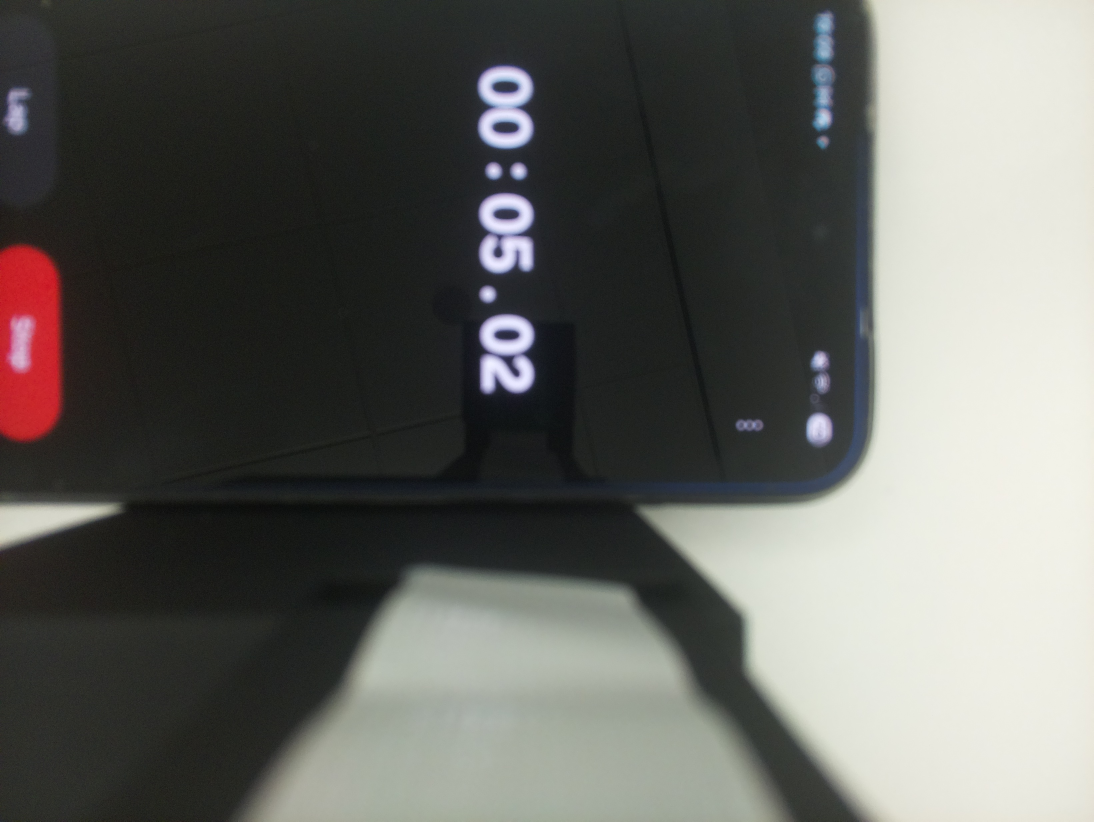
#> input picture Camera/Image/test0.jpg, 3280 x 2464 px (shown at 1/3 size); its folder holds 4 pictures in this run
$ python stitch10.py   (older library calls are emulated)
#> lines starting #> are read from the running program, lines starting #| are printed output that depends on the picture
import cv2
import numpy as np
from pathlib import Path
from PIL import Image
import glob
import os

BASE_DIR = Path(__file__).resolve().parent
IMAGES_PATH = BASE_DIR / "Image"
PDF_DIR = BASE_DIR / "SavedPDF"
PDF_DIR.mkdir(exist_ok=True)

COLS = 6
SCALE = 1.15

def crop_tile(img):
    h, w = img.shape[:2]
    return img[int(h*0.05):int(h*0.95), int(w*0.05):int(w*0.95)]

# [51 lines left out: functions blend_horizontal, blend_vertical, not called in this run]

image_paths = sorted(glob.glob(os.path.join(IMAGES_PATH, "*.jpg")) +
                     glob.glob(os.path.join(IMAGES_PATH, "*.jpeg")))

if len(image_paths) == 0:
    raise ValueError("No images found in Imagez folder")

images = []
for path in image_paths:
    img = cv2.imread(str(path))
#> img is the input picture: shape (2464, 3280, 3); mean B, G, R 97.3, 101.5, 101.3
    if img is None:
        raise ValueError(f"Failed to load: {path}")
    img = crop_tile(img)
#> in crop_tile, `return img[int(h*0.05):int(h*0.95), int(w*0.05):int(w*0.95)]`:
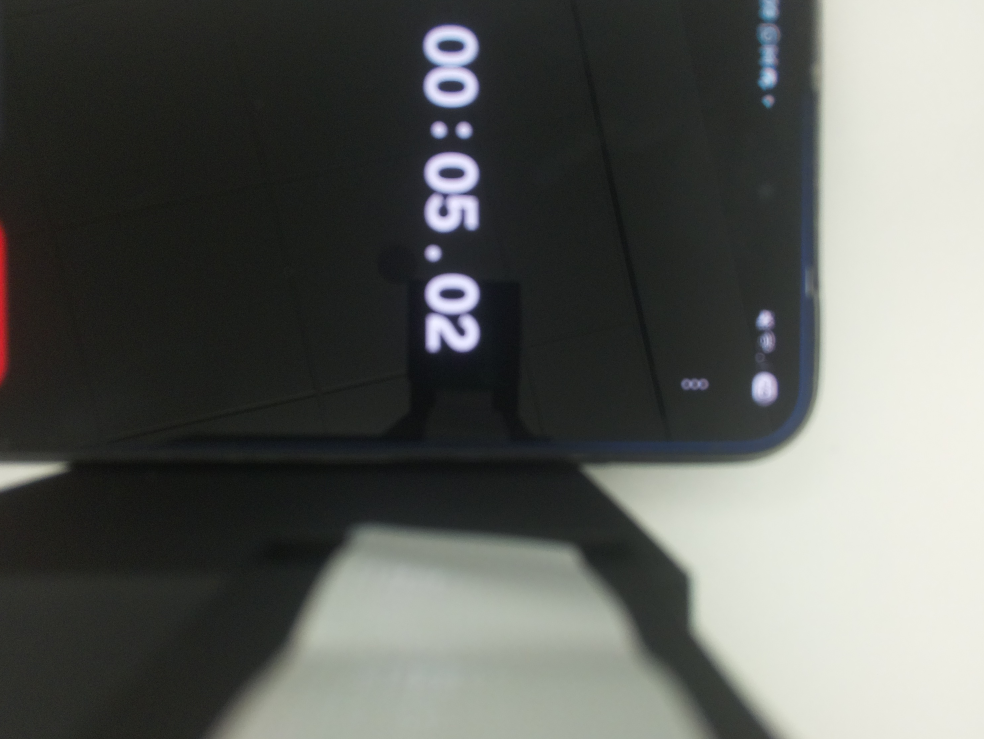
#> returned value: shape (2217, 2952, 3) (shown at 1/3 size); mean of channels 0, 1, 2 91.1, 94.9, 92.9; drawn as B, G, R
    images.append(img)
#> pass 2 of the loop `for path in image_paths:`:
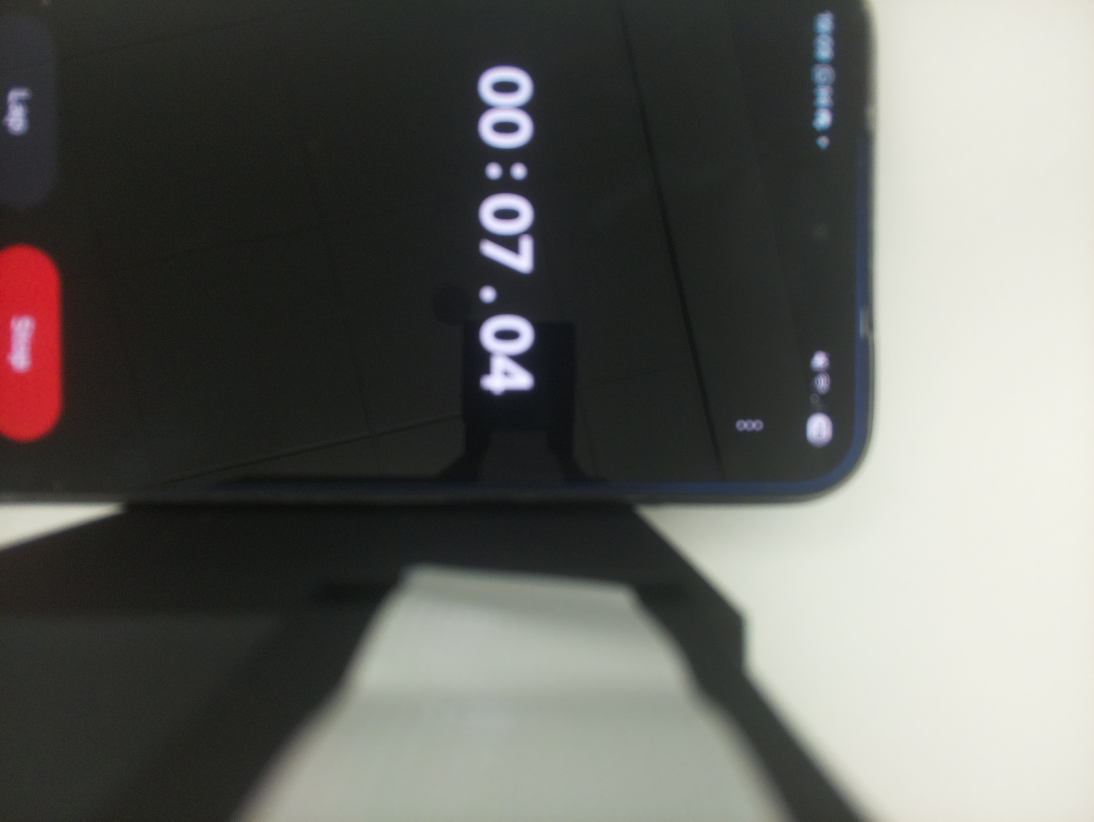
#> input picture Camera/Image/test1.jpg, 3280 x 2464 px (shown at 1/3 size)
#> img is the input picture: shape (2464, 3280, 3); mean B, G, R 96.9, 101.1, 101.1
#> in crop_tile (call 2), `return img[int(h*0.05):int(h*0.95), int(w*0.05):int(w*0.95)]`:
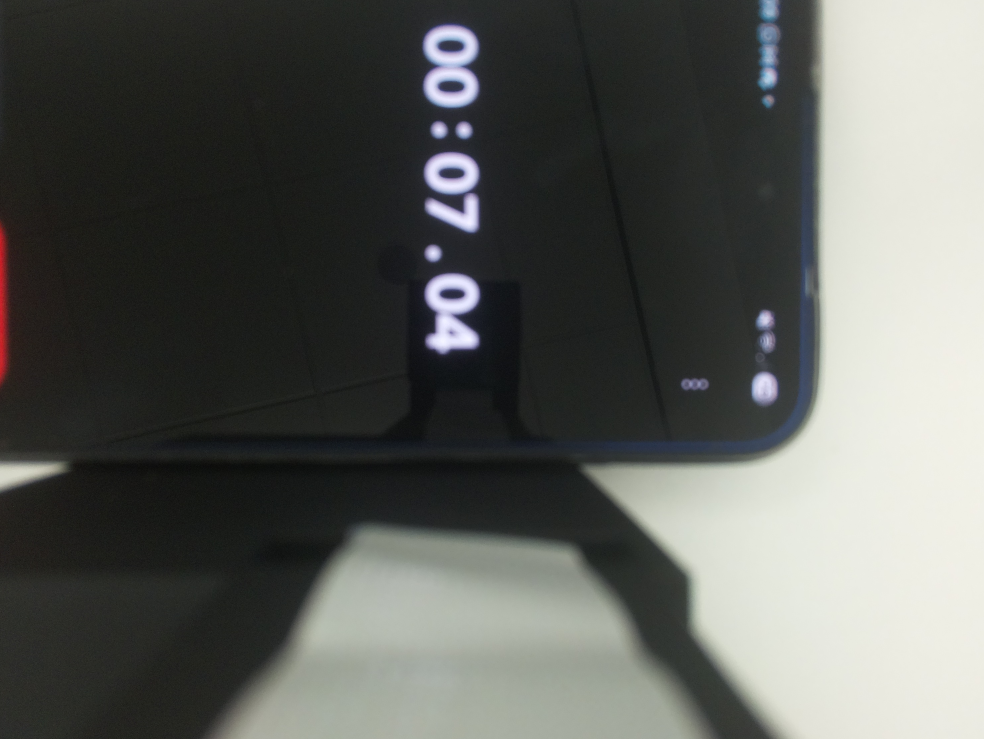
#> returned value: shape (2217, 2952, 3) (shown at 1/3 size); mean of channels 0, 1, 2 90.6, 94.5, 92.7; drawn as B, G, R
#> pass 3 of the loop `for path in image_paths:`:
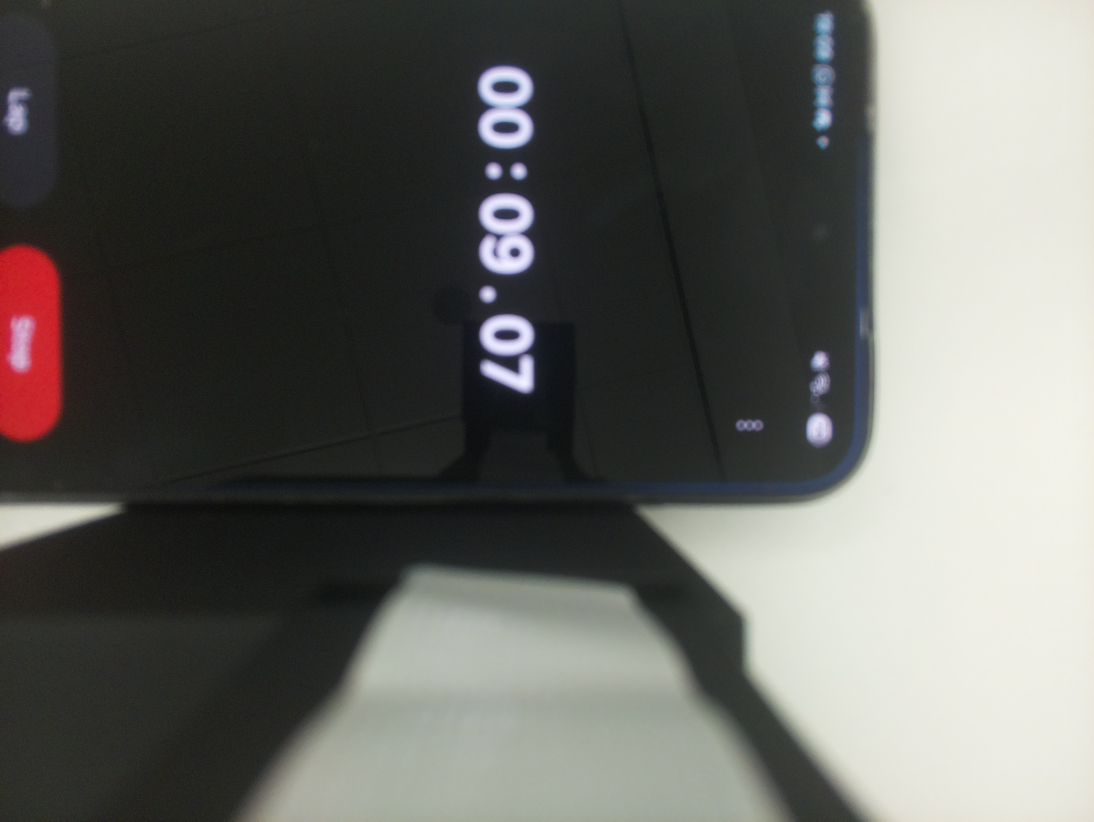
#> input picture Camera/Image/test2.jpg, 3280 x 2464 px (shown at 1/3 size)
#> img is the input picture: shape (2464, 3280, 3); mean B, G, R 97.3, 101.3, 101.4
#> in crop_tile (call 3), `return img[int(h*0.05):int(h*0.95), int(w*0.05):int(w*0.95)]`:
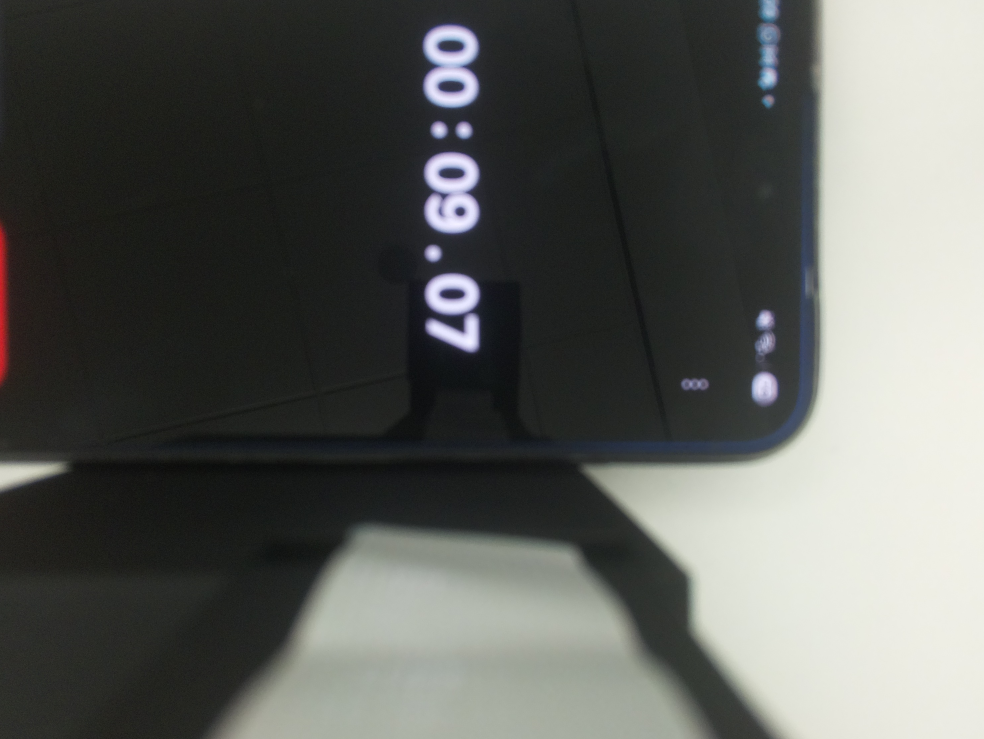
#> returned value: shape (2217, 2952, 3) (shown at 1/3 size); mean of channels 0, 1, 2 91.1, 94.7, 93; drawn as B, G, R
#> the loop made 4 passes; the first 3 are shown

total = len(images)
ROWS = total // COLS

if ROWS == 0:
#> (the run stopped early here; a loop or call above may not have finished)
